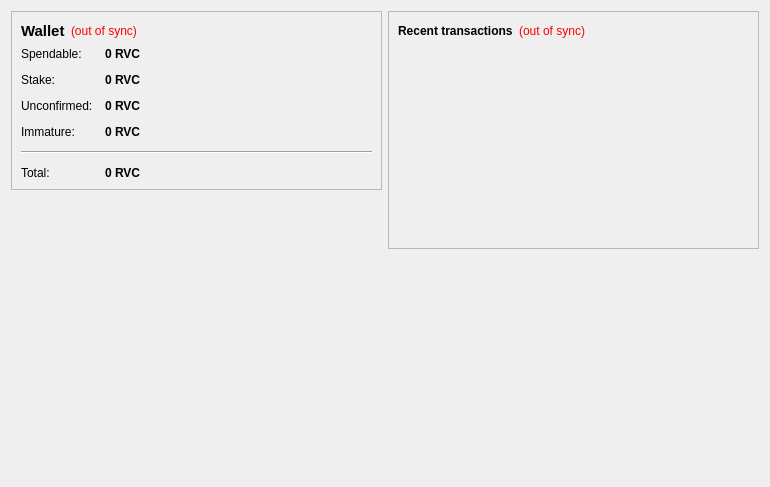
<?xml version="1.0" encoding="UTF-8"?>
<ui version="4.0">
 <class>OverviewPage</class>
 <widget class="QWidget" name="OverviewPage">
  <property name="geometry">
   <rect>
    <x>0</x>
    <y>0</y>
    <width>770</width>
    <height>487</height>
   </rect>
  </property>
  <property name="windowTitle">
   <string>Form</string>
  </property>
  <layout class="QHBoxLayout" name="horizontalLayout" stretch="1,1">
   <item>
    <layout class="QVBoxLayout" name="verticalLayout_2">
     <item>
      <widget class="QFrame" name="frame">
       <property name="frameShape">
        <enum>QFrame::StyledPanel</enum>
       </property>
       <property name="frameShadow">
        <enum>QFrame::Raised</enum>
       </property>
       <layout class="QVBoxLayout" name="verticalLayout_4">
        <item>
         <layout class="QHBoxLayout" name="horizontalLayout_4">
          <item>
           <widget class="QLabel" name="label_5">
            <property name="font">
             <font>
              <pointsize>11</pointsize>
              <weight>75</weight>
              <bold>true</bold>
             </font>
            </property>
            <property name="text">
             <string>Wallet</string>
            </property>
           </widget>
          </item>
          <item>
           <widget class="QLabel" name="labelWalletStatus">
            <property name="toolTip">
             <string>The displayed information may be out of date. Your wallet automatically synchronizes with the RevoCoin network after a connection is established, but this process has not completed yet.</string>
            </property>
            <property name="styleSheet">
             <string notr="true">QLabel { color: red; }</string>
            </property>
            <property name="text">
             <string notr="true">(out of sync)</string>
            </property>
            <property name="alignment">
             <set>Qt::AlignLeading|Qt::AlignLeft|Qt::AlignVCenter</set>
            </property>
           </widget>
          </item>
          <item>
           <spacer name="horizontalSpacer_2">
            <property name="orientation">
             <enum>Qt::Horizontal</enum>
            </property>
            <property name="sizeHint" stdset="0">
             <size>
              <width>40</width>
              <height>20</height>
             </size>
            </property>
           </spacer>
          </item>
         </layout>
        </item>
        <item>
         <layout class="QFormLayout" name="formLayout_2">
          <property name="fieldGrowthPolicy">
           <enum>QFormLayout::AllNonFixedFieldsGrow</enum>
          </property>
          <property name="horizontalSpacing">
           <number>12</number>
          </property>
          <property name="verticalSpacing">
           <number>12</number>
          </property>
          <item row="0" column="0">
           <widget class="QLabel" name="label">
            <property name="text">
             <string>Spendable:</string>
            </property>
           </widget>
          </item>
          <item row="0" column="1">
           <widget class="QLabel" name="labelBalance">
            <property name="font">
             <font>
              <weight>75</weight>
              <bold>true</bold>
             </font>
            </property>
            <property name="cursor">
             <cursorShape>IBeamCursor</cursorShape>
            </property>
            <property name="toolTip">
             <string>Your current spendable balance</string>
            </property>
            <property name="text">
             <string notr="true">0 RVC</string>
            </property>
            <property name="textInteractionFlags">
             <set>Qt::LinksAccessibleByMouse|Qt::TextSelectableByKeyboard|Qt::TextSelectableByMouse</set>
            </property>
           </widget>
          </item>
          <item row="1" column="0">
           <widget class="QLabel" name="label_6">
            <property name="text">
             <string>Stake:</string>
            </property>
           </widget>
          </item>
          <item row="1" column="1">
           <widget class="QLabel" name="labelStake">
            <property name="font">
             <font>
              <weight>75</weight>
              <bold>true</bold>
             </font>
            </property>
            <property name="cursor">
             <cursorShape>IBeamCursor</cursorShape>
            </property>
            <property name="toolTip">
             <string>Total of coins that was staked, and do not yet count toward the current balance</string>
            </property>
            <property name="text">
             <string notr="true">0 RVC</string>
            </property>
            <property name="textInteractionFlags">
             <set>Qt::LinksAccessibleByMouse|Qt::TextSelectableByKeyboard|Qt::TextSelectableByMouse</set>
            </property>
           </widget>
          </item>
          <item row="2" column="0">
           <widget class="QLabel" name="label_3">
            <property name="text">
             <string>Unconfirmed:</string>
            </property>
           </widget>
          </item>
          <item row="2" column="1">
           <widget class="QLabel" name="labelUnconfirmed">
            <property name="font">
             <font>
              <weight>75</weight>
              <bold>true</bold>
             </font>
            </property>
            <property name="cursor">
             <cursorShape>IBeamCursor</cursorShape>
            </property>
            <property name="toolTip">
             <string>Total of transactions that have yet to be confirmed, and do not yet count toward the current balance</string>
            </property>
            <property name="text">
             <string notr="true">0 RVC</string>
            </property>
            <property name="textInteractionFlags">
             <set>Qt::LinksAccessibleByMouse|Qt::TextSelectableByKeyboard|Qt::TextSelectableByMouse</set>
            </property>
           </widget>
          </item>
          <item row="3" column="0">
           <widget class="QLabel" name="labelImmatureText">
            <property name="text">
             <string>Immature:</string>
            </property>
           </widget>
          </item>
          <item row="3" column="1">
           <widget class="QLabel" name="labelImmature">
            <property name="font">
             <font>
              <weight>75</weight>
              <bold>true</bold>
             </font>
            </property>
            <property name="toolTip">
             <string>Mined balance that has not yet matured</string>
            </property>
            <property name="text">
             <string notr="true">0 RVC</string>
            </property>
            <property name="textInteractionFlags">
             <set>Qt::LinksAccessibleByMouse|Qt::TextSelectableByKeyboard|Qt::TextSelectableByMouse</set>
            </property>
           </widget>
          </item>
          <item row="4" column="0" colspan="2">
           <widget class="Line" name="line">
            <property name="orientation">
             <enum>Qt::Horizontal</enum>
            </property>
           </widget>
          </item>
          <item row="5" column="0">
           <widget class="QLabel" name="labelTotalText">
            <property name="text">
             <string>Total:</string>
            </property>
           </widget>
          </item>
          <item row="5" column="1">
           <widget class="QLabel" name="labelTotal">
            <property name="font">
             <font>
              <weight>75</weight>
              <bold>true</bold>
             </font>
            </property>
            <property name="cursor">
             <cursorShape>IBeamCursor</cursorShape>
            </property>
            <property name="toolTip">
             <string>Your current total balance</string>
            </property>
            <property name="text">
             <string notr="true">0 RVC</string>
            </property>
            <property name="textInteractionFlags">
             <set>Qt::LinksAccessibleByMouse|Qt::TextSelectableByKeyboard|Qt::TextSelectableByMouse</set>
            </property>
           </widget>
          </item>
         </layout>
        </item>
       </layout>
      </widget>
     </item>
     <item>
      <spacer name="verticalSpacer">
       <property name="orientation">
        <enum>Qt::Vertical</enum>
       </property>
       <property name="sizeHint" stdset="0">
        <size>
         <width>20</width>
         <height>40</height>
        </size>
       </property>
      </spacer>
     </item>
     <item>
      <widget class="QLabel" name="label_2">
       <property name="autoFillBackground">
        <bool>true</bool>
       </property>
       <property name="text">
        <string/>
       </property>
       <property name="pixmap">
        <pixmap resource="../bitcoin.qrc">:/icons/techbg</pixmap>
       </property>
       <property name="scaledContents">
        <bool>false</bool>
       </property>
       <property name="margin">
        <number>0</number>
       </property>
      </widget>
     </item>
    </layout>
   </item>
   <item>
    <layout class="QVBoxLayout" name="verticalLayout_3">
     <item>
      <widget class="QFrame" name="frame_2">
       <property name="frameShape">
        <enum>QFrame::StyledPanel</enum>
       </property>
       <property name="frameShadow">
        <enum>QFrame::Raised</enum>
       </property>
       <layout class="QVBoxLayout" name="verticalLayout">
        <item>
         <layout class="QHBoxLayout" name="horizontalLayout_2">
          <item>
           <widget class="QLabel" name="label_4">
            <property name="text">
             <string>&lt;b&gt;Recent transactions&lt;/b&gt;</string>
            </property>
           </widget>
          </item>
          <item>
           <widget class="QLabel" name="labelTransactionsStatus">
            <property name="toolTip">
             <string>The displayed information may be out of date. Your wallet automatically synchronizes with the RevoCoin network after a connection is established, but this process has not completed yet.</string>
            </property>
            <property name="styleSheet">
             <string notr="true">QLabel { color: red; }</string>
            </property>
            <property name="text">
             <string notr="true">(out of sync)</string>
            </property>
            <property name="alignment">
             <set>Qt::AlignRight|Qt::AlignTrailing|Qt::AlignVCenter</set>
            </property>
           </widget>
          </item>
          <item>
           <spacer name="horizontalSpacer">
            <property name="orientation">
             <enum>Qt::Horizontal</enum>
            </property>
            <property name="sizeHint" stdset="0">
             <size>
              <width>40</width>
              <height>20</height>
             </size>
            </property>
           </spacer>
          </item>
         </layout>
        </item>
        <item>
         <widget class="QListView" name="listTransactions">
          <property name="styleSheet">
           <string notr="true">QListView { background: transparent; }</string>
          </property>
          <property name="frameShape">
           <enum>QFrame::NoFrame</enum>
          </property>
          <property name="verticalScrollBarPolicy">
           <enum>Qt::ScrollBarAlwaysOff</enum>
          </property>
          <property name="horizontalScrollBarPolicy">
           <enum>Qt::ScrollBarAlwaysOff</enum>
          </property>
          <property name="selectionMode">
           <enum>QAbstractItemView::NoSelection</enum>
          </property>
         </widget>
        </item>
       </layout>
      </widget>
     </item>
     <item>
      <spacer name="verticalSpacer_2">
       <property name="orientation">
        <enum>Qt::Vertical</enum>
       </property>
       <property name="sizeHint" stdset="0">
        <size>
         <width>20</width>
         <height>40</height>
        </size>
       </property>
      </spacer>
     </item>
    </layout>
   </item>
  </layout>
 </widget>
 <resources/>
 <connections/>
</ui>
